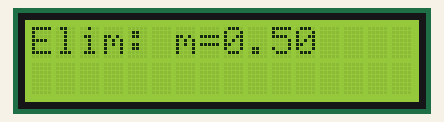
Bench run of a sketch on a simulated Arduino Uno, built with avr-gcc and run on an emulated ATmega328P. Shown: 16×2 character LCD.

Above: at 0.1 s.
At 2.1 s:
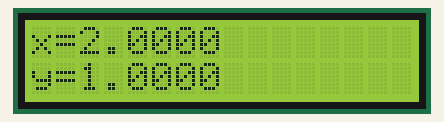

The sketch:

arduino-gausian-eleimination.ino
```cpp
#include <LiquidCrystal.h>
LiquidCrystal lcd(8,9,4,5,6,7);

// Solve:
//  a11*x + a12*y = b1
//  a21*x + a22*y = b2
float a11=2, a12=1, b1=5,
      a21=1, a22=1, b2=3;
float m, x, y;
unsigned long last=0;
int step=0;

void setup(){
  lcd.begin(16,2);
}
void loop(){
  if(step==0){
    // eliminate a21
    m = a21/a11;
    a21 -= m*a11; // becomes 0
    a22 -= m*a12;
    b2  -= m*b1;
    lcd.setCursor(0,0); lcd.print("Elim: m=");
    lcd.print(m,2);
    step++;
    delay(2000);
  }
  else if(step==1){
    // back-substitute
    y = b2/a22;
    x = (b1 - a12*y)/a11;
    lcd.clear();
    lcd.setCursor(0,0); lcd.print("x=");
    lcd.print(x,4);
    lcd.setCursor(0,1); lcd.print("y=");
    lcd.print(y,4);
    step++;
  }
}
```
